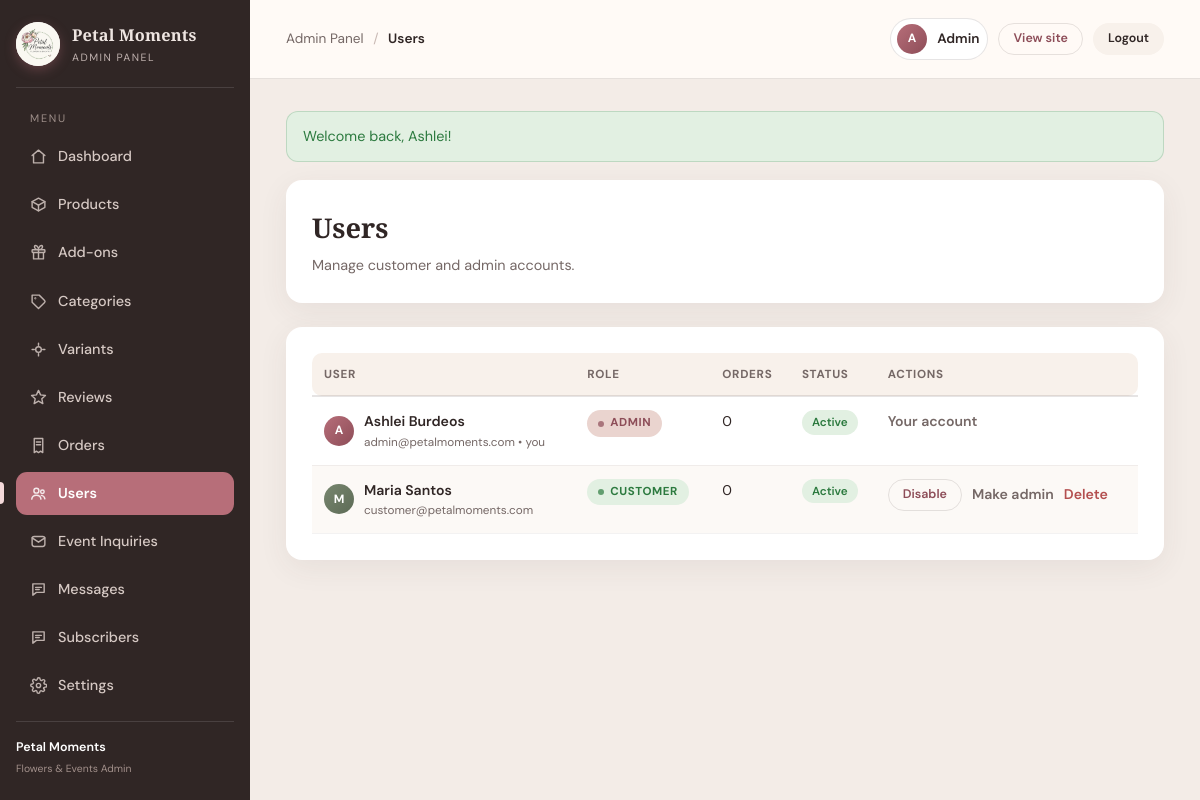
The page /admin/users.php (signed in) on the database its author committed.
### tables this page shows
CREATE TABLE users (
  id            INT UNSIGNED AUTO_INCREMENT PRIMARY KEY,
  first_name    VARCHAR(60)  NOT NULL,
  last_name     VARCHAR(60)  NOT NULL,
  email         VARCHAR(120) NOT NULL UNIQUE,
  password      VARCHAR(255) NOT NULL,
  phone         VARCHAR(20)  NULL,
  address       VARCHAR(255) NULL,
  role          ENUM('customer','admin') NOT NULL DEFAULT 'customer',
  is_active     TINYINT(1)   NOT NULL DEFAULT 1,
  theme         ENUM('light','dark') NOT NULL DEFAULT 'light',
  created_at    TIMESTAMP    NOT NULL DEFAULT CURRENT_TIMESTAMP
);

### config/functions.php (called while the page is built, shortened)
<?php
function e($value)
{
    return htmlspecialchars((string)$value);
}

### admin/users.php (the view, shortened to what this page needs)
<?php
require_once __DIR__ . '/../config/functions.php';
include __DIR__ . '/includes/admin_header.php';
$users = $pdo->query("
    SELECT u.*,
           (SELECT COUNT(*) FROM orders o WHERE o.user_id=u.id) AS order_count
    FROM users u ORDER BY u.created_at DESC
")->fetchAll();
?>
<div class="admin-card"><h1>Users</h1><p>Manage customer and admin accounts.</p></div>
<div class="admin-card">
    <div class="table-scroll">
    <table class="admin-table">
        <thead>
            <tr><th>User</th><th>Role</th><th>Orders</th><th>Status</th><th>Actions</th></tr>
        </thead>
        <tbody>
        <?php foreach ($users as $u): ?>
            <?php $isSelf = ((int)$u['id'] === (int)$_SESSION['user_id']); ?>
            <tr>
                <td>
                    <div class="cell-with-thumb">
                        <span class="avatar avatar-sm <?php echo $u['role'] === 'admin' ? '' : 'avatar-sage'; ?>"><?php echo e(mb_strtoupper(mb_substr(trim($u['first_name'] . ' ' . $u['last_name']) ?: $u['email'], 0, 1))); ?></span>
                        <div>
                            <strong><?php echo e(trim($u['first_name'] . ' ' . $u['last_name'])); ?></strong>
                            <small><?php echo e($u['email']); ?><?php echo $isSelf ? ' • you' : ''; ?></small>
                        </div>
                    </div>
                </td>
                <td><span class="badge badge-<?php echo e($u['role']); ?>"><?php echo e($u['role']); ?></span></td>
                <td><?php echo (int)$u['order_count']; ?></td>
                <td><span class="chip <?php echo $u['is_active'] ? 'chip-in' : 'chip-out'; ?>"><?php echo $u['is_active'] ? 'Active' : 'Disabled'; ?></span></td>
                <td>
                    <?php if ($isSelf): ?>
                        <span class="link-soft">Your account</span>
                    <?php else: ?>
                    <div class="cell-actions">
                        <form method="post" action="users.php" style="display:inline;">
                            <button type="submit" class="btn btn-ghost btn-sm"><?php echo $u['is_active'] ? 'Disable' : 'Enable'; ?></button>
                        </form>
                        <form method="post" action="users.php" style="display:inline;" onsubmit="return confirm('Change this user\u2019s role?');">
                            <button type="submit" class="link-soft" style="border:0;background:none;cursor:pointer;"><?php echo $u['role'] === 'admin' ? 'Make customer' : 'Make admin'; ?></button>
                        </form>
                        <form method="post" action="users.php" style="display:inline;" onsubmit="return confirm('Delete this user and their orders?');">
                            <button type="submit" class="link-danger" style="border:0;background:none;cursor:pointer;">Delete</button>
                        </form>
                    </div>
                    <?php endif; ?>
                </td>
            </tr>
        <?php endforeach; ?>
        </tbody>
    </table>
    </div>
</div>
<?php include __DIR__ . '/includes/admin_footer.php'; ?>

### admin/admin_style.css (style rules this page uses)
:root { --cream: #fffaf6; --paper: #f8f1eb; --blush: #ead4cf; --rose: #b76e79; --rose-dark: #8d4d58; --sage: #77866f; --ink: #302625; --muted: #756866; --white: #ffffff; --border: rgba(48, 38, 37, 0.12); --shadow: 0 8px 30px rgba(75, 54, 50, 0.07); --radius: 16px; }
* { box-sizing: border-box; margin: 0; padding: 0; }
html { scrollbar-color: var(--blush) transparent; }
body.admin-body { font-family: "DM Sans", sans-serif; color: var(--ink); background: #f3ece7; line-height: 1.6; }
input, select, textarea, button { font: inherit; }
button { cursor: pointer; }
.avatar { display: inline-grid; place-items: center; width: 40px; height: 40px; border-radius: 50%; font-weight: 700; color: #fff; background: linear-gradient(135deg, var(--rose), var(--rose-dark)); font-size: 0.95rem; flex-shrink: 0; }
.avatar-sm { width: 30px; height: 30px; font-size: 0.75rem; }
.avatar-sage { background: linear-gradient(135deg, var(--sage), #5d6b56); }
.admin-card { background: var(--white); border-radius: var(--radius); padding: 26px; box-shadow: var(--shadow); margin-bottom: 24px; }
.admin-card h1 { font-family: "Playfair Display", serif; font-size: 1.7rem; }
.admin-card p { color: var(--muted); font-size: 0.9rem; margin-top: 4px; }
.table-scroll { overflow-x: auto; }
.admin-table { width: 100%; border-collapse: collapse; font-size: 0.88rem; }
.admin-table thead th { text-align: left; padding: 12px 12px; background: var(--paper); border-bottom: 2px solid var(--border); color: var(--muted); font-size: 0.73rem; text-transform: uppercase; letter-spacing: 0.06em; }
.admin-table thead th:first-child { border-radius: 10px 0 0 10px; }
.admin-table thead th:last-child { border-radius: 0 10px 10px 0; }
.admin-table tbody tr { transition: background 0.12s ease; }
.admin-table tbody tr:nth-child(even) { background: rgba(248,241,235,0.45); }
.admin-table td { padding: 13px 12px; border-bottom: 1px solid rgba(48,38,37,0.06); vertical-align: top; }
.admin-table td small { color: var(--muted); display: block; }
.cell-with-thumb { display: flex; align-items: center; gap: 10px; }
.cell-with-thumb strong { display: block; font-weight: 600; }
.cell-with-thumb small { color: var(--muted); }
.badge { display: inline-flex; align-items: center; gap: 6px; padding: 4px 11px; border-radius: 999px; font-size: 0.72rem; font-weight: 700; text-transform: uppercase; letter-spacing: 0.05em; }
.badge::before { content: ""; width: 6px; height: 6px; border-radius: 50%; background: currentColor; opacity: 0.7; }
.badge-admin { background: #ead4cf; color: #8d4d58; }
.badge-customer { background: #e2f0e2; color: #2c7a3f; }
.chip { display: inline-block; padding: 3px 10px; border-radius: 999px; font-size: 0.73rem; font-weight: 600; }
.chip-in { background: #e2f0e2; color: #2c7a3f; }
.btn { display: inline-flex; align-items: center; justify-content: center; min-height: 42px; border-radius: 999px; padding: 0 22px; border: 1px solid transparent; font-weight: 600; font-size: 0.85rem; transition: 0.2s ease; }
.btn-ghost { background: transparent; color: var(--rose-dark); border-color: var(--border); }
.btn-sm { min-height: 32px; padding: 0 14px; font-size: 0.78rem; border-radius: 999px; }
.link-danger { color: #b34f4f; font-weight: 600; }
.link-soft { color: var(--muted); font-weight: 600; }
.cell-actions { display: inline-flex; align-items: center; gap: 10px; flex-wrap: wrap; }

### rows shown on the page
users: first_name+last_name "A", first_name+last_name "Ashlei Burdeos", email "admin@petalmoments.com", shows "• you", role "ADMIN", order_count "0", is_active "Active", shows "Your account"
users: first_name+last_name "M", first_name+last_name "Maria Santos", email "customer@petalmoments.com", role "CUSTOMER", order_count "0", is_active "Active", shows "Make admin"

### other values the page prints
$crumbLabel "Users"
$flashMsg['message'] "Welcome back, Ashlei!"
